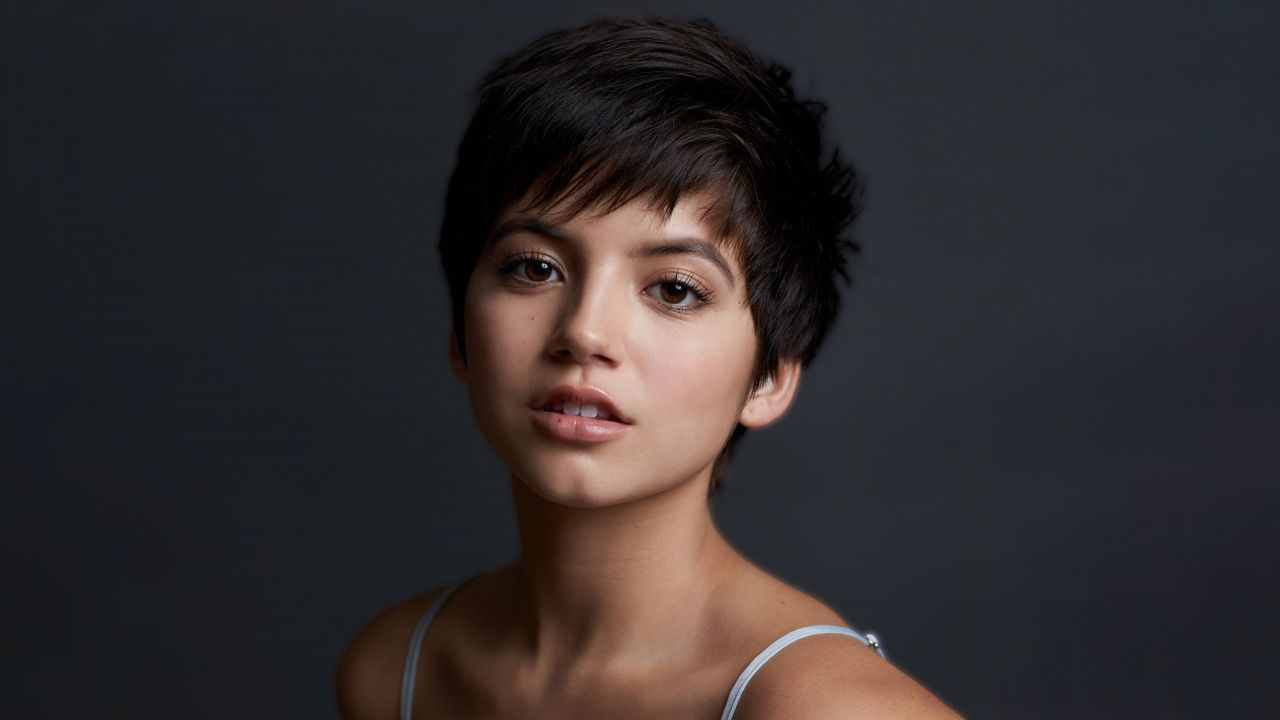
#> input picture official_sample.jpeg, 1280 x 720 px
$ python -i pair_qc.py   (imports and definitions only)   (older library calls are emulated)
#> lines starting #> are read from the running program, lines starting #| are printed output that depends on the picture; after the words box and inside, x2 and y2 are one past the last pixel; in counts of white or black regions, pixels touching at a corner belong together
#> further down, picture is the input picture: shape (720, 1280, 3); mean B, G, R 46.2, 44.7, 49.1
#!/usr/bin/env python3
"""[③-c 페어 자동 QC] 코퍼스 전체를 스캔해 불량 페어를 자동 검출한다.

왜 필요한가:
  - Lightning(4step)은 true_cfg_scale=1.0이라 **negative_prompt가 무시된다.**
    2509에서 쓰던 `extra person, multiple people, deformed` 가드가 없으므로
    인물 추가·구도 붕괴가 섞일 수 있는데, 1000장을 눈으로 훑는 건 비현실적이다.
  - 증류에서 결정적인 건 개별 장의 완성도가 아니라 **코퍼스 화풍 분산**이다.
    2M 학생은 분산을 고르지 못하고 평균내어 뭉갠다.
    → 화풍 이탈 장(outlier)을 걷어내면 CV가 내려가고 학생 선명도가 올라간다.

검출 축 (모두 input↔target 쌍 기준):
  ① 정합(ECC)      — 낮으면 teacher가 구도를 흔든 것. paired L1이 이 오차를 평균내 blur가 된다.
  ② 전역 이동(px)  — 드리프트
  ③ 화풍 이탈      — 코퍼스 중앙값 대비 robust z-score (median/MAD).
                     Laplacian·내부평탄도·색면수·채도·엣지밀도 5개 중 하나라도 크게 벗어나면 이탈.

출력:
  - <dir>/qc.csv                모든 페어의 지표
  - <dir>/qc_worst.png          최악 N장 컨택트시트(육안 확인용)
  - qc_reject.txt               불량 stem 목록(pair_curate.py 입력)
  - stdout                      코퍼스 통계 + 안전한 큐레이션 명령
                                + 제외했을 때 CV가 얼마나 개선되는지

사용:
  python3 run/pair_qc.py --dir out/pairs_2511
  # 결과의 컨택트시트와 reject 목록을 확인 후:
  python3 run/pair_curate.py --dir out/pairs_2511 --reject-file out/pairs_2511/qc_reject.txt
  python3 run/pair_curate.py --dir out/pairs_2511 --reject-file out/pairs_2511/qc_reject.txt --apply
"""
import argparse, os, csv
import numpy as np
import cv2
from pair_utils import discover_pairs

R_FEAT = 512    # 지표 정규화 해상도(학생 학습 해상도와 맞춤)
R_ECC = 256     # ECC는 반복법이라 비용이 큼 → 절반 해상도로


def feats(bgr):
    b = cv2.resize(bgr, (R_FEAT, R_FEAT), interpolation=cv2.INTER_AREA)
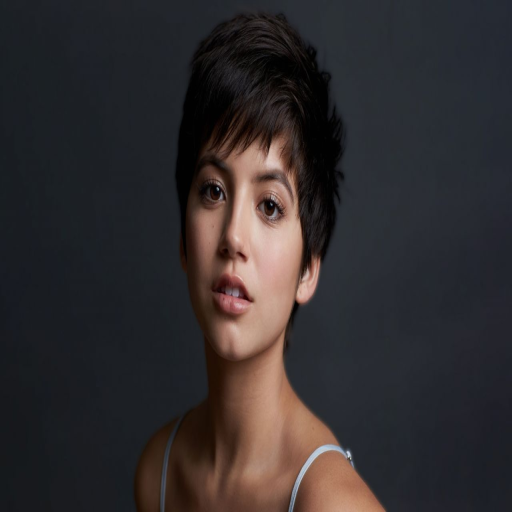
#> b: shape (512, 512, 3); mean B, G, R 46.2, 44.7, 49.1
    g = cv2.cvtColor(b, cv2.COLOR_BGR2GRAY)
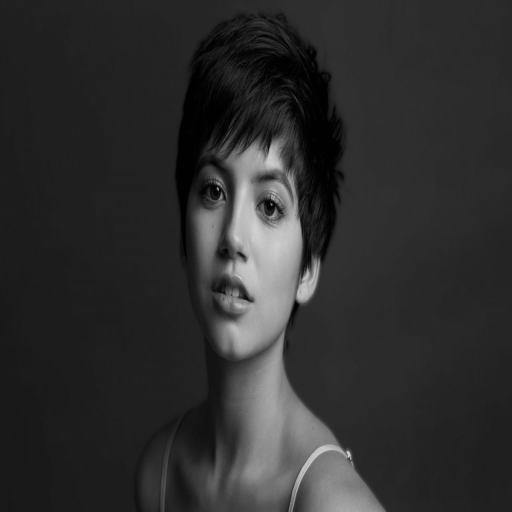
#> g: shape (512, 512); min 0, max 218, mean 46.3
    gf = g.astype(np.float32) / 255.
    lap = float(cv2.Laplacian(gf, cv2.CV_32F).var())
#> lap = 0.000822
    q = (b // 32).astype(np.int32)
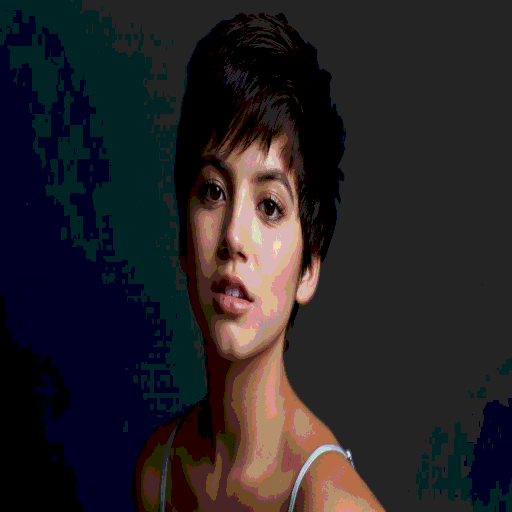
#> q: shape (512, 512, 3) int32; mean B, G, R 1.05, 0.958, 1.04; drawn with min black and max white
    idx = q[..., 0] * 64 + q[..., 1] * 8 + q[..., 2]
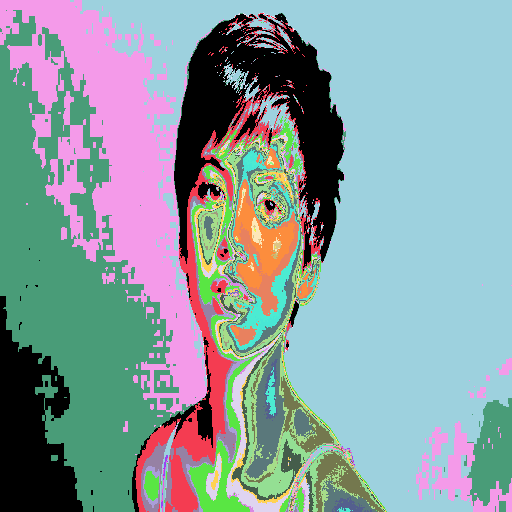
#> idx: shape (512, 512) int32; 72 distinct labels, from 0 to 502; one colour per label, 0 black
    cnt = np.bincount(idx.ravel(), minlength=512).astype(np.float32)
#> cnt = 512 values, max 101645 at index 73, min 0 at index 3, mean 512
    p = cnt / cnt.sum()
#> p = 512 values, max 0.388 at index 73, min 0 at index 3, mean 0.00195
    nc = float((p > 0.001).sum())
#> nc = 23
    sat = float(cv2.cvtColor(b, cv2.COLOR_BGR2HSV)[..., 1].mean())
#> sat = 67.59
    edges = cv2.Canny(g, 100, 200)
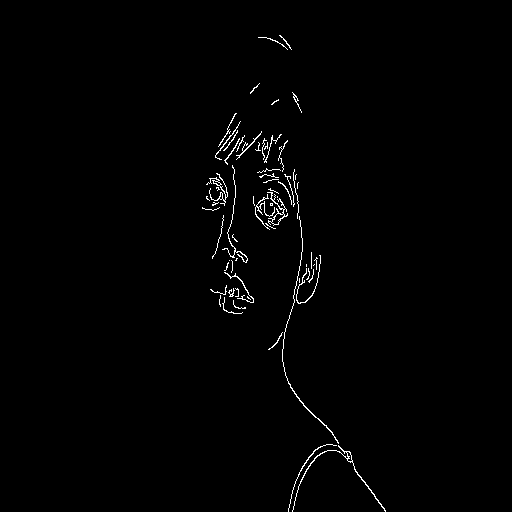
#> edges: shape (512, 512); 0.99% white in thin lines or dots, all inside (x1, y1, x2, y2) = (202, 35, 386, 512)
    edge = float((edges > 0).mean())
#> edge = 0.0099
    e = cv2.dilate(edges, np.ones((5, 5), np.uint8))
#> e: shape (512, 512); 4.7% white; 6 white regions, box (x1, y1, x2, y2) and area: (208, 111, 388, 512) 10815, (200, 171, 230, 213) 827, (256, 33, 294, 52) 344, (290, 90, 304, 115) 186, (248, 81, 262, 96) 118, (269, 97, 281, 107) 85
    m = cv2.blur(g.astype(np.float32), (9, 9))
    s2 = cv2.blur(g.astype(np.float32) ** 2, (9, 9))
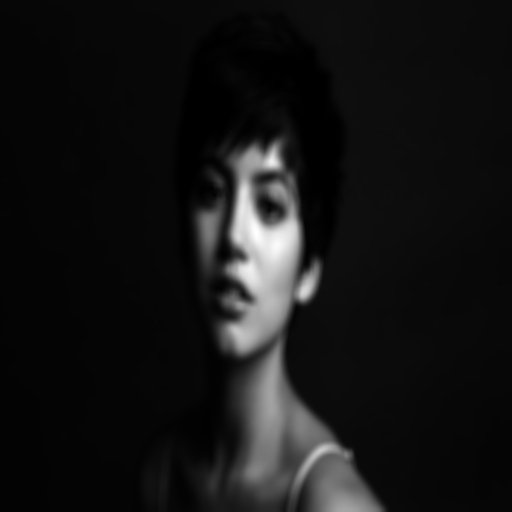
#> s2: shape (512, 512) float32; min 0.988, max 41398.3, mean 3411.2; drawn with min black and max white
    std = np.sqrt(np.maximum(s2 - m * m, 0))
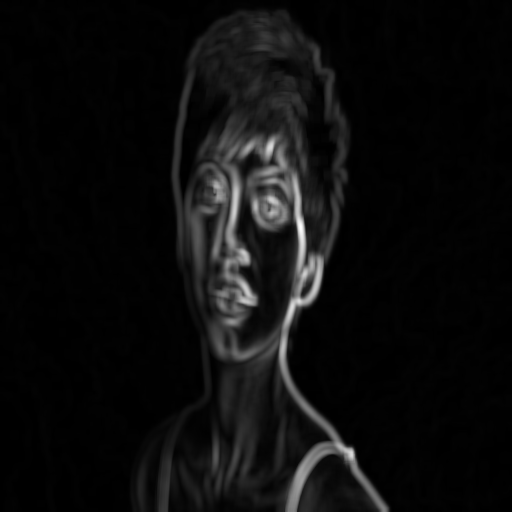
#> std: shape (512, 512) float32; min 0, max 68.65, mean 3.6; drawn with min black and max white
    inner = float(std[e == 0].mean()) if (e == 0).sum() else float("nan")
#> inner = 2.31
    return dict(lap=lap, inner=inner, nc=nc, sat=sat, edge=edge)


# [156 lines left out: functions align, robust_z, cv_of, main, not called in this run]


# [2 lines not run here, left out]

>>> import cv2
>>> picture = cv2.imread('../official_sample.jpeg')
>>> result = feats(picture)
#> result = {'lap': 0.000822, 'inner': 2.31, 'nc': 23, 'sat': 67.59, 'edge': 0.0099}
